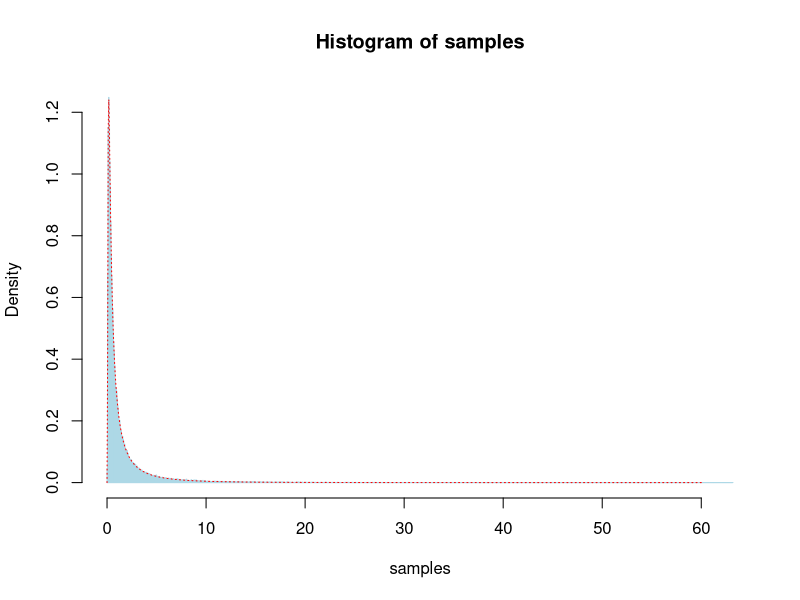

Reproduce this figure in R.
## ---- chunk 1

## ---- chunk 2
true_density <- function(x, theta = 0.1) {
  exp(-1/(4*x) - theta*x + sqrt(theta)) / (sqrt(4*pi) * x^(3/2))
}

proposal_density <- function(x, quantile = FALSE) {
  if (quantile) {
    -log(1 - x) / 0.09
  } else {
    0.09 * exp(-0.09 * x)
  }
}

rejection_sampler <- function(N, K, true_func, prop_func) {
  res <- matrix(NA, 2, N)
  for (i in 1:N) {
    # Generate variable from proposal distribution
    U <- runif(1)
    exp_var <- prop_func(U, TRUE)
    counter <- 1
    # Evaluate ratio
    ratio <- true_func(exp_var) / (K * prop_func(exp_var))
    while (runif(1) > ratio) {
      # Generate variable from proposal distribution
      U <- runif(1)
      exp_var <- prop_func(U, TRUE)
      counter <- counter + 1
      # Update ratio
      ratio <- true_func(exp_var) / (K * prop_func(exp_var))
    }
    res[1, i] <- exp_var
    res[2, i] <- counter
  }
  return(res)
}

## Compute rejection factor K
N <- 100000
x_vec <- seq(1e-5, 60, length.out = N)
true_dens <- true_density(x_vec)
prop_dens <- proposal_density(x_vec)
K <- max(true_dens / prop_dens)
res <- rejection_sampler(N, K = K,
  true_func = true_density,
  prop_func = proposal_density)
samples <- res[1, ]
## ---- chunk 3
hist(samples, breaks = 1000, freq = FALSE, border = "lightblue")
curve(true_density, from = 1e-5, to = 60,
  n = 1000, add = TRUE, col = "red", lty = 3)
